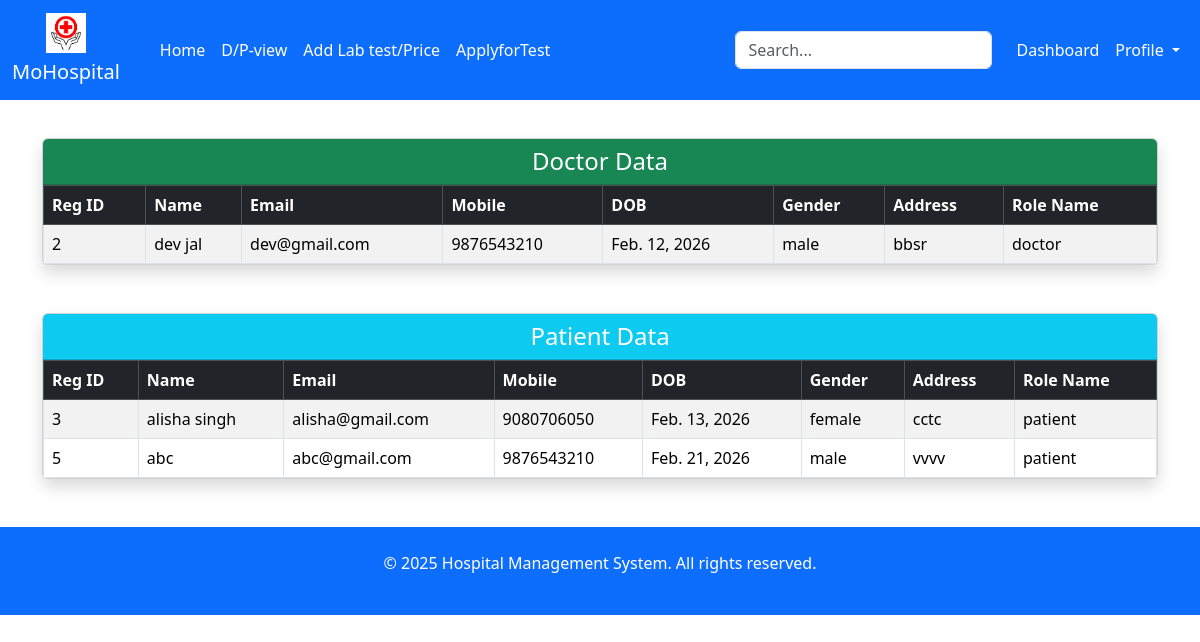
Page /staff/pdview/ on the committed database.
### REGISTER/models.py (models this page shows, shortened)
class Register_Master(models.Model):
    Reg_id=models.AutoField(primary_key=True)
    Name=models.CharField(max_length=30)
    Email=models.CharField(max_length=30,unique=True)
    Mobile=models.CharField(max_length=30)
    Password=models.CharField(max_length=40)
    Dob=models.DateField()
    Gender=models.CharField(max_length=10)
    Address=models.CharField(max_length=100)
    Role_name=models.CharField(max_length=30)
    created_at = models.DateTimeField(default=timezone.now)

### Staff/views.py (the view)
# urls.py: path('pdview/',views.patient_doctor_view,name="pdview"),
def patient_doctor_view(request):
    ob=Register_Master.objects.filter(Role_name="patient")
    ob1=Register_Master.objects.filter(Role_name="doctor")
    return render(request,"pdviewdata.html",{'pdata':ob,"Ddata":ob1})

### Staff/templates/pdviewdata.html (shortened to what this page needs)
{% extends "slayout/base.html"%}
{% block staffblock %}
<link href="https://cdn.jsdelivr.net/npm/bootstrap@5.3.2/dist/css/bootstrap.min.css" rel="stylesheet">
<body>
<div class="container my-5">
    <div class="card shadow mb-5">
        <div class="card-header bg-success text-white text-center">
            <h4 class="mb-0">Doctor Data</h4>
        </div>
        <div class="table-responsive">
            <table class="table table-striped table-hover table-bordered align-middle mb-0">
                <thead class="table-dark">
                    <tr>
                        <th>Reg ID</th>
                        <th>Name</th>
                        <th>Email</th>
                        <th>Mobile</th>
                        <th>DOB</th>
                        <th>Gender</th>
                        <th>Address</th>
                        <th>Role Name</th>
                    </tr>
                </thead>
                <tbody>
                    {% for user in Ddata %}
                    <tr>
                        <td>{{ user.Reg_id }}</td>
                        <td>{{ user.Name }}</td>
                        <td>{{ user.Email }}</td>
                        <td>{{ user.Mobile }}</td>
                        <td>{{ user.Dob }}</td>
                        <td>{{ user.Gender }}</td>
                        <td>{{ user.Address }}</td>
                        <td>{{ user.Role_name }}</td>
                    </tr>
                    {% empty %}
                    <tr>
                        <td colspan="8" class="text-center text-muted">No patient data found.</td>
                    </tr>
                    {% endfor %}
                </tbody>
            </table>
        </div>
    </div>
    <div class="card shadow">
        <div class="card-header bg-info text-white text-center">
            <h4 class="mb-0">Patient Data</h4>
        </div>
        <div class="table-responsive">
            <table class="table table-striped table-hover table-bordered align-middle mb-0">
                <thead class="table-dark">
                    <tr>
                        <th>Reg ID</th>
                        <th>Name</th>
                        <th>Email</th>
                        <th>Mobile</th>
                        <th>DOB</th>
                        <th>Gender</th>
                        <th>Address</th>
                        <th>Role Name</th>
                    </tr>
                </thead>
                <tbody>
                    {% for user in pdata %}
                    <tr>
                        <td>{{ user.Reg_id }}</td>
                        <td>{{ user.Name }}</td>
                        <td>{{ user.Email }}</td>
                        <td>{{ user.Mobile }}</td>
                        <td>{{ user.Dob }}</td>
                        <td>{{ user.Gender }}</td>
                        <td>{{ user.Address }}</td>
                        <td>{{ user.Role_name }}</td>
                    </tr>
                    {% empty %}
                    <tr>
                        <td colspan="8" class="text-center text-muted">No doctor data found.</td>
                    </tr>
                    {% endfor %}
                </tbody>
            </table>
        </div>
    </div>
</div>
</body>
{%endblock%}

### Staff/templates/slayout/base.html (shortened to what this page needs)
<link href="https://cdn.jsdelivr.net/npm/bootstrap@5.3.7/dist/css/bootstrap.min.css" rel="stylesheet">
{% include "slayout/header.html"%}
{% block staffblock%}
{% endblock %}
{%include "slayout/footer.html"%}

### Staff/templates/slayout/header.html (shortened to what this page needs)
{% load static%}
      <header class="fixed-top">
    <nav class="navbar navbar-expand-lg navbar-dark bg-primary">
  <div class="container-fluid">
      <a class="navbar-brand d-flex flex-column align-items-center" href="{% url 'home' %}">
      <img src="{% static 'images/symbol.png' %}" alt="Logo" width="40" height="40" class="mb-1">
      <span>MoHospital</span>
    </a>
      <ul
        class="nav ms-3 col-12 col-lg-auto me-lg-auto mb-2 justify-content-center mb-md-0"
      >
        <li><a href="{% url 'home' %}" class="nav-link px-2 text-white">Home</a></li>
        <li><a href="{% url 'pdview' %}" class="nav-link px-2 text-white">D/P-view</a></li>
        <li><a href="{% url 'add_test' %}" class="nav-link px-2 text-white">Add Lab test/Price</a></li>
        <li><a href="{% url 'applytest'%}" class="nav-link px-2 text-white">ApplyforTest</a></li>
      </ul>
      <div class="collapse navbar-collapse justify-content-end" id="navbarNav">
         <form class="col-12 col-lg-auto mb-3 mb-lg-0 me-lg-3" role="search">
        <input
          type="search"
          class="form-control form-control-dark text-bg-white"
          placeholder="Search..."
          aria-label="Search"
        />
      </form>
        <ul class="navbar-nav">
          <li class="nav-item">
            <a class="nav-link active" href="#">Dashboard</a>
          </li>
           <li class="nav-item dropdown">
          <a class="nav-link dropdown-toggle active" href="#" id="navbarDropdown" role="button"
             data-bs-toggle="dropdown" aria-expanded="false">
            Profile
          </a>
        </li>
        </ul>
      </div>
    </div>
</header>

### Staff/templates/slayout/footer.html
<footer class="text-center bg-primary text-white py-4 mt-5">
  <div class="container">
    <p>© 2025 Hospital Management System. All rights reserved.</p>
  </div>
</footer>

### Staff/templates/pdviewdata.html (style rules this page uses)
body { padding-top: 90px; }

### rows in the picture
Register_Master: Reg_id "2", Name "dev jal", Email "dev@gmail.com", Mobile "9876543210", Dob "Feb. 12, 2026", Gender "male", Address "bbsr", Role_name "doctor"
Register_Master: Reg_id "3", Name "alisha singh", Email "alisha@gmail.com", Mobile "9080706050", Dob "Feb. 13, 2026", Gender "female", Address "cctc", Role_name "patient"
Register_Master: Reg_id "5", Name "abc", Email "abc@gmail.com", Mobile "9876543210", Dob "Feb. 21, 2026", Gender "male", Address "vvvv", Role_name "patient"
